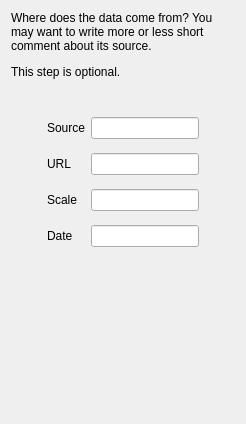
     <widget class="QWidget" name="pg8Source">
      <layout class="QVBoxLayout" name="verticalLayout_6">
       <item>
        <widget class="QLabel" name="lblSelectSource">
         <property name="styleSheet">
          <string notr="true">font: 11pt &quot;Ubuntu&quot;;</string>
         </property>
         <property name="text">
          <string>&lt;html&gt;&lt;head/&gt;&lt;body&gt;&lt;p&gt;Where does the data come from? You may want to write more or less short comment about its source.&lt;/p&gt;&lt;p&gt;This step is optional.&lt;/p&gt;&lt;/body&gt;&lt;/html&gt;</string>
         </property>
         <property name="alignment">
          <set>Qt::AlignLeading|Qt::AlignLeft|Qt::AlignTop</set>
         </property>
         <property name="wordWrap">
          <bool>true</bool>
         </property>
        </widget>
       </item>
       <item>
        <spacer name="verticalSpacer_11">
         <property name="orientation">
          <enum>Qt::Vertical</enum>
         </property>
         <property name="sizeType">
          <enum>QSizePolicy::Fixed</enum>
         </property>
         <property name="sizeHint" stdset="0">
          <size>
           <width>20</width>
           <height>32</height>
          </size>
         </property>
        </spacer>
       </item>
       <item>
        <layout class="QGridLayout" name="gridLayout_4">
         <item row="4" column="1">
          <widget class="QLabel" name="lblScale">
           <property name="styleSheet">
            <string notr="true">font: 11pt &quot;Ubuntu&quot;;</string>
           </property>
           <property name="text">
            <string>Scale</string>
           </property>
           <property name="buddy">
            <cstring>leSource_scale</cstring>
           </property>
          </widget>
         </item>
         <item row="6" column="1">
          <widget class="QLabel" name="lblDate">
           <property name="styleSheet">
            <string notr="true">font: 11pt &quot;Ubuntu&quot;;</string>
           </property>
           <property name="text">
            <string>Date</string>
           </property>
           <property name="buddy">
            <cstring>leSource_date</cstring>
           </property>
          </widget>
         </item>
         <item row="2" column="2">
          <widget class="QLineEdit" name="leSource_url">
           <property name="styleSheet">
            <string notr="true">font: 11pt &quot;Ubuntu&quot;;</string>
           </property>
          </widget>
         </item>
         <item row="6" column="2">
          <widget class="QLineEdit" name="leSource_date">
           <property name="styleSheet">
            <string notr="true">font: 11pt &quot;Ubuntu&quot;;</string>
           </property>
          </widget>
         </item>
         <item row="3" column="2">
          <spacer name="verticalSpacer_20">
           <property name="orientation">
            <enum>Qt::Vertical</enum>
           </property>
           <property name="sizeType">
            <enum>QSizePolicy::Fixed</enum>
           </property>
           <property name="sizeHint" stdset="0">
            <size>
             <width>20</width>
             <height>8</height>
            </size>
           </property>
          </spacer>
         </item>
         <item row="4" column="2">
          <widget class="QLineEdit" name="leSource_scale">
           <property name="styleSheet">
            <string notr="true">font: 11pt &quot;Ubuntu&quot;;</string>
           </property>
          </widget>
         </item>
         <item row="0" column="0">
          <spacer name="horizontalSpacer_6">
           <property name="orientation">
            <enum>Qt::Horizontal</enum>
           </property>
           <property name="sizeType">
            <enum>QSizePolicy::Fixed</enum>
           </property>
           <property name="sizeHint" stdset="0">
            <size>
             <width>36</width>
             <height>20</height>
            </size>
           </property>
          </spacer>
         </item>
         <item row="0" column="1">
          <widget class="QLabel" name="lblSource">
           <property name="styleSheet">
            <string notr="true">font: 11pt &quot;Ubuntu&quot;;</string>
           </property>
           <property name="text">
            <string>Source</string>
           </property>
           <property name="buddy">
            <cstring>leSource</cstring>
           </property>
          </widget>
         </item>
         <item row="0" column="2">
          <widget class="QLineEdit" name="leSource">
           <property name="styleSheet">
            <string notr="true">font: 11pt &quot;Ubuntu&quot;;</string>
           </property>
          </widget>
         </item>
         <item row="0" column="3">
          <spacer name="horizontalSpacer_7">
           <property name="orientation">
            <enum>Qt::Horizontal</enum>
           </property>
           <property name="sizeType">
            <enum>QSizePolicy::Fixed</enum>
           </property>
           <property name="sizeHint" stdset="0">
            <size>
             <width>36</width>
             <height>20</height>
            </size>
           </property>
          </spacer>
         </item>
         <item row="2" column="1">
          <widget class="QLabel" name="lblURL">
           <property name="styleSheet">
            <string notr="true">font: 11pt &quot;Ubuntu&quot;;</string>
           </property>
           <property name="text">
            <string>URL</string>
           </property>
           <property name="buddy">
            <cstring>leSource_url</cstring>
           </property>
          </widget>
         </item>
         <item row="1" column="2">
          <spacer name="verticalSpacer_19">
           <property name="orientation">
            <enum>Qt::Vertical</enum>
           </property>
           <property name="sizeType">
            <enum>QSizePolicy::Fixed</enum>
           </property>
           <property name="sizeHint" stdset="0">
            <size>
             <width>20</width>
             <height>8</height>
            </size>
           </property>
          </spacer>
         </item>
         <item row="5" column="2">
          <spacer name="verticalSpacer_21">
           <property name="orientation">
            <enum>Qt::Vertical</enum>
           </property>
           <property name="sizeType">
            <enum>QSizePolicy::Fixed</enum>
           </property>
           <property name="sizeHint" stdset="0">
            <size>
             <width>20</width>
             <height>8</height>
            </size>
           </property>
          </spacer>
         </item>
        </layout>
       </item>
       <item>
        <spacer name="verticalSpacer_12">
         <property name="orientation">
          <enum>Qt::Vertical</enum>
         </property>
         <property name="sizeHint" stdset="0">
          <size>
           <width>20</width>
           <height>166</height>
          </size>
         </property>
        </spacer>
       </item>
      </layout>
     </widget>
